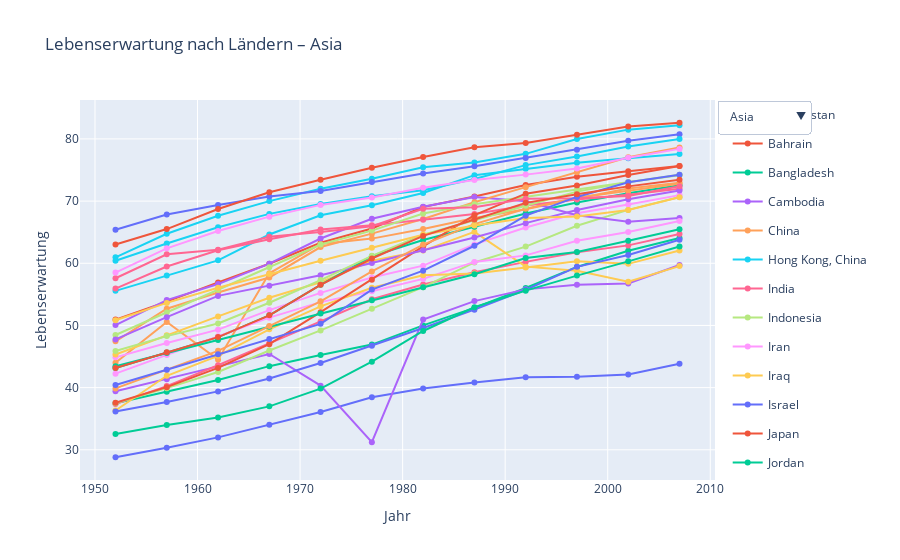

Here is the notebook cell this chart was saved with:
### Markdown cell above
# Teil 3

Frage: 

- Wie können wir die Entwicklung der Lebenserwartung nach Kontinenten interaktiv vergleichen?
- Erstelle eine Chart der Entwicklng der Lebenserwartung für Länder in Plotly. Mit einem Filter sollen die Daten auf einen Kontinente eingeschränkt werden können.

Ziel: Dropdown-Menüs und Sichtbarkeit von Traces verstehen, um mehrere Linienplots in einer Figur zu steuern.

### Code cell
continents = df["continent"].unique()

fig = go.Figure()
continent_trace_indices = []  # Liste von Listen mit Trace-Indizes
current_index = 0

# Für jeden Kontinent eine eigene Gruppe von Traces anlegen
for cont in continents:
    df_c = df[df["continent"] == cont]
    fig_c = px.line(
        df_c,
        x="year",
        y="lifeExp",
        color="country",
        markers=True,
        title=f"Lebenserwartung in {cont}"
    )

    indices_for_this_cont = []

    for tr in fig_c.data:
        fig.add_trace(tr)
        indices_for_this_cont.append(current_index)
        current_index += 1

    continent_trace_indices.append(indices_for_this_cont)

# Initial: alle Traces unsichtbar setzen
for tr in fig.data:
    tr.visible = False

# Standardmäßig den ersten Kontinent sichtbar machen
for idx in continent_trace_indices[0]:
    fig.data[idx].visible = True

buttons = []
for i, cont in enumerate(continents):
    visible = [False] * len(fig.data)
    for idx in continent_trace_indices[i]:
        visible[idx] = True

    buttons.append(
        dict(
            label=cont,
            method="update",
            args=[
                {"visible": visible},
                {"title": f"Lebenserwartung nach Ländern – {cont}"},
            ]
        )
    )

fig.update_layout(
    title=f"Lebenserwartung nach Ländern – {continents[0]}",
    xaxis_title="Jahr",
    yaxis_title="Lebenserwartung",
    updatemenus=[
        dict(
            type="dropdown",
            buttons=buttons,
            x=1.15,
            y=1.0
        )
    ]
)

fig.show()
